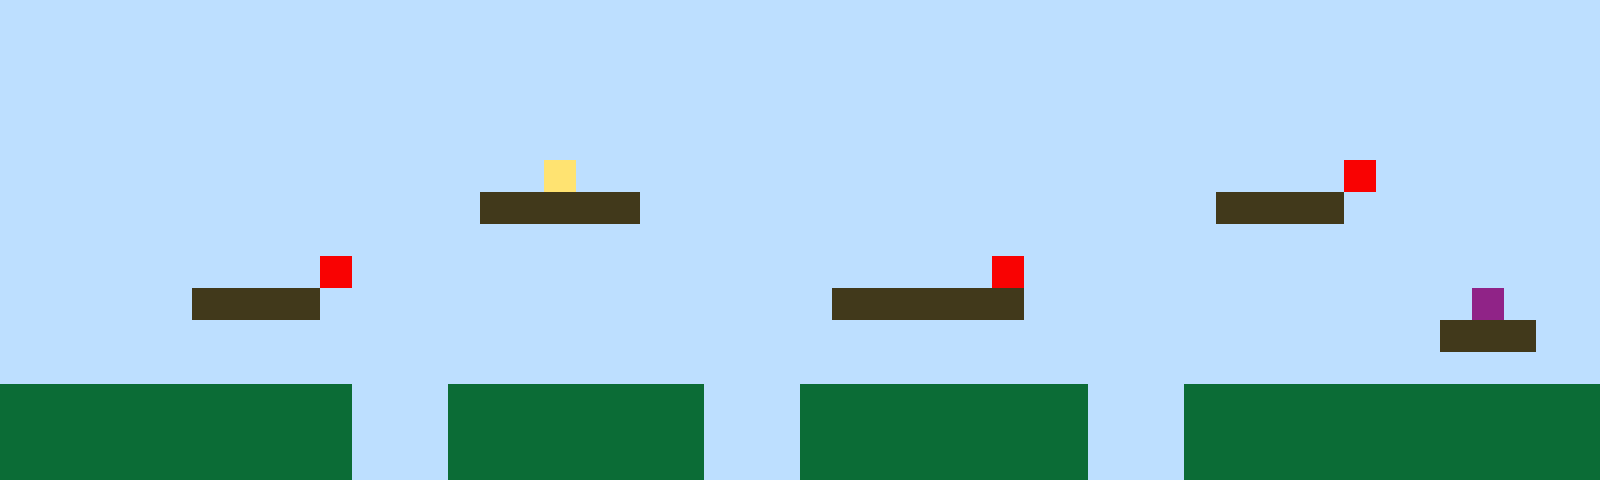

Tiled map render using the project's own tile images. Description and the whole map definition, tile-layer contents included, below:
An orthogonal 50x15 tile map with 32x32 px tiles, 1 tile layer (Tile Layer 1).

<map version="1.10" tiledversion="1.11.2" orientation="orthogonal" renderorder="right-up" width="50" height="15" tilewidth="32" tileheight="32" infinite="0" nextlayerid="2" nextobjectid="1"><editorsettings><export target="map1.csv" format="csv" /></editorsettings><tileset firstgid="1" name="sprites" tilewidth="32" tileheight="32" tilecount="6" columns="3"><image source="sprites.png" width="96" height="64" /></tileset><layer id="1" name="Tile Layer 1" width="50" height="15"><data encoding="csv">1,1,1,1,1,1,1,1,1,1,1,1,1,1,1,1,1,1,1,1,1,1,1,1,1,1,1,1,1,1,1,1,1,1,1,1,1,1,1,1,1,1,1,1,1,1,1,1,1,1,1,1,1,1,1,1,1,1,1,1,1,1,1,1,1,1,1,1,1,1,1,1,1,1,1,1,1,1,1,1,1,1,1,1,1,1,1,1,1,1,1,1,1,1,1,1,1,1,1,1,1,1,1,1,1,1,1,1,1,1,1,1,1,1,1,1,1,1,1,1,1,1,1,1,1,1,1,1,1,1,1,1,1,1,1,1,1,1,1,1,1,1,1,1,1,1,1,1,1,1,1,1,1,1,1,1,1,1,1,1,1,1,1,1,1,1,1,1,1,1,1,1,1,1,1,1,1,1,1,1,1,1,1,1,1,1,1,1,1,1,1,1,1,1,1,1,1,1,1,1,1,1,1,1,1,1,1,1,1,1,1,1,1,1,1,1,1,1,1,1,1,1,1,1,1,1,1,1,1,1,1,1,1,1,1,1,1,1,1,1,1,1,1,1,1,1,1,1,1,1,1,1,1,1,1,1,1,1,1,1,1,1,1,1,1,1,1,4,1,1,1,1,1,1,1,1,1,1,1,1,1,1,1,1,1,1,1,1,1,1,1,1,5,1,1,1,1,1,1,1,1,1,1,1,1,1,1,1,1,1,1,1,1,1,1,3,3,3,3,3,1,1,1,1,1,1,1,1,1,1,1,1,1,1,1,1,1,1,3,3,3,3,1,1,1,1,1,1,1,1,1,1,1,1,1,1,1,1,1,1,1,1,1,1,1,1,1,1,1,1,1,1,1,1,1,1,1,1,1,1,1,1,1,1,1,1,1,1,1,1,1,1,1,1,1,1,1,1,1,1,1,1,1,1,1,1,1,1,1,1,5,1,1,1,1,1,1,1,1,1,1,1,1,1,1,1,1,1,1,1,1,5,1,1,1,1,1,1,1,1,1,1,1,1,1,1,1,1,1,1,1,1,1,1,1,1,3,3,3,3,1,1,1,1,1,1,1,1,1,1,1,1,1,1,1,1,3,3,3,3,3,3,1,1,1,1,1,1,1,1,1,1,1,1,1,1,6,1,1,1,1,1,1,1,1,1,1,1,1,1,1,1,1,1,1,1,1,1,1,1,1,1,1,1,1,1,1,1,1,1,1,1,1,1,1,1,1,1,1,1,1,1,1,1,1,3,3,3,1,1,1,1,1,1,1,1,1,1,1,1,1,1,1,1,1,1,1,1,1,1,1,1,1,1,1,1,1,1,1,1,1,1,1,1,1,1,1,1,1,1,1,1,1,1,1,1,1,1,1,1,2,2,2,2,2,2,2,2,2,2,2,1,1,1,2,2,2,2,2,2,2,2,1,1,1,2,2,2,2,2,2,2,2,2,1,1,1,2,2,2,2,2,2,2,2,2,2,2,2,2,2,2,2,2,2,2,2,2,2,2,2,1,1,1,2,2,2,2,2,2,2,2,1,1,1,2,2,2,2,2,2,2,2,2,1,1,1,2,2,2,2,2,2,2,2,2,2,2,2,2,2,2,2,2,2,2,2,2,2,2,2,1,1,1,2,2,2,2,2,2,2,2,1,1,1,2,2,2,2,2,2,2,2,2,1,1,1,2,2,2,2,2,2,2,2,2,2,2,2,2</data></layer></map>
